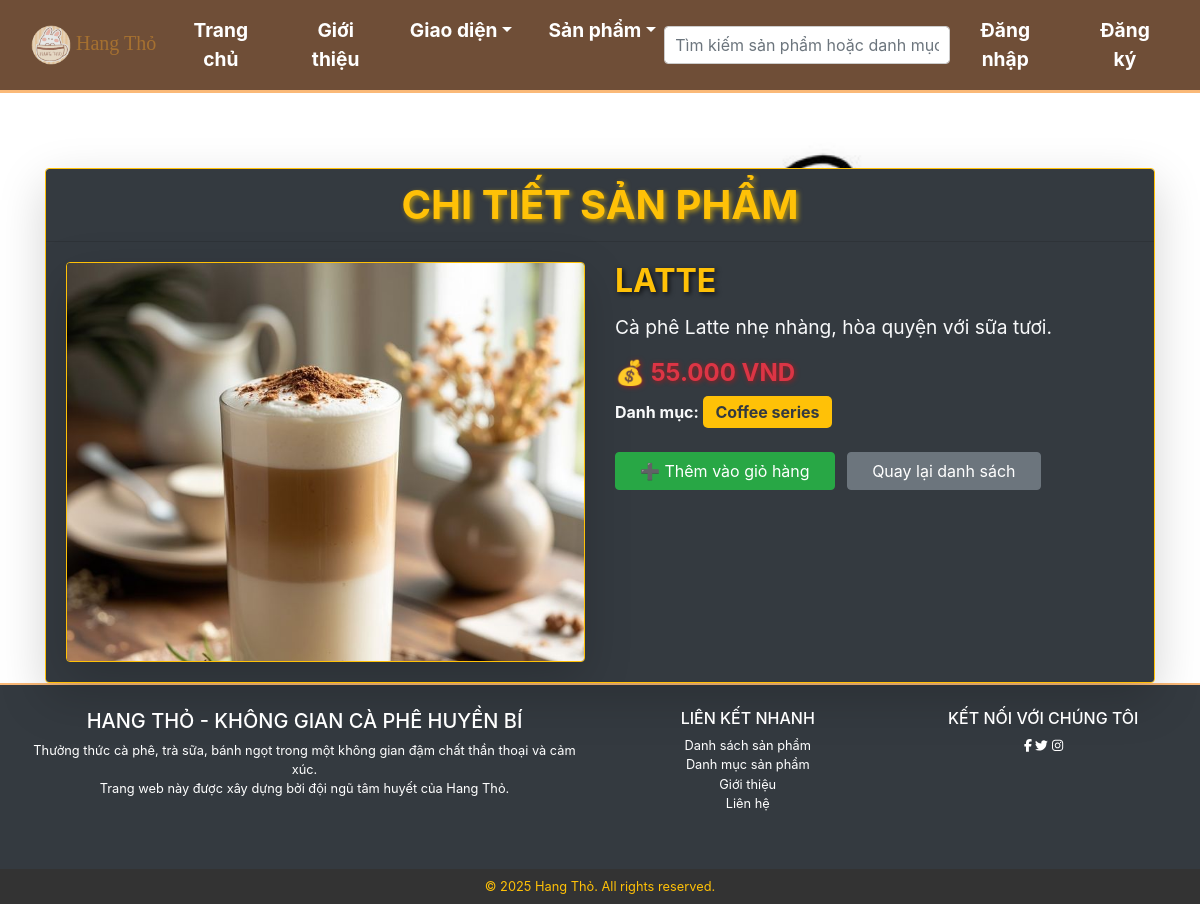
Screenshot of /Product/show/2 with the database file from the repository.
### tables this page shows
CREATE TABLE IF NOT EXISTS product (
  id INT NOT NULL AUTO_INCREMENT,
  name VARCHAR(100) NOT NULL,
  description TEXT,
  price DECIMAL(15,2) NOT NULL,
  image VARCHAR(255) DEFAULT NULL,
  category_id INT DEFAULT NULL,
  PRIMARY KEY (id),
  KEY category_id (category_id),
  CONSTRAINT product_ibfk_1 FOREIGN KEY (category_id) REFERENCES category (id) ON DELETE CASCADE
);

CREATE TABLE IF NOT EXISTS category (
  id INT NOT NULL AUTO_INCREMENT,
  name VARCHAR(100) NOT NULL,
  description TEXT,
  image VARCHAR(255) DEFAULT NULL,
  PRIMARY KEY (id)
);

### index.php (called while the page is built, shortened)
<?php
require_once 'app/config/Database.php';
require_once 'app/models/ProductModel.php';
$url = $_GET['url'] ?? '';
$url = rtrim($url, '/');
$url = filter_var($url, FILTER_SANITIZE_URL);
$url = explode('/', $url);
$database = new Database();
$db = $database->getConnection();
$controllerName = isset($url[0]) && $url[0] != '' ? ucfirst($url[0]) . 'Controller' : 'DefaultController';
if ($controllerName == "CategoryController" || $controllerName == "ProductController") {
    $controller = new $controllerName($db);
} else {
    $controller = new $controllerName();
}
$action = isset($url[1]) && $url[1] != '' ? $url[1] : 'index';
call_user_func_array([$controller, $action], array_slice($url, 2));
?>

### app/config/database.php (called while the page is built, shortened)
<?php
class Database
{
    private $host = "localhost";
    private $db_name = "hangtho";
    private $username = "root";
    private $password = "";
    public function getConnection()
    {
        $this->conn = null;
        try {
            $this->conn = new PDO("mysql:host=" . $this->host . ";dbname=" . $this->db_name, $this->username, $this->password);
            $this->conn->exec("set names utf8");
        } catch (PDOException $exception) {
            echo "Connection error: " . $exception->getMessage();
        }
        return $this->conn;
    }
}

### app/models/ProductModel.php (called while the page is built, shortened)
<?php
class ProductModel
{
    private $conn;
    private $table_name = "product";
    public function __construct($db)
    {
        $this->conn = $db;
    }
    public function getProductById($id)
    {
        $query = "SELECT p.*, c.name as category_name
FROM " . $this->table_name . " p
LEFT JOIN category c ON p.category_id = c.id
WHERE p.id = :id";
        $stmt = $this->conn->prepare($query);
        $stmt->bindParam(':id', $id);
        $stmt->execute();
        $result = $stmt->fetch(PDO::FETCH_OBJ);
        return $result;
    }
}

### app/views/product/show.php (the view, shortened to what this page needs)
<?php
include 'app/views/shares/header.php';
?>
<main class="container mt-5 flex-grow-1 d-flex flex-column main-content">
    <div class="card shadow-lg border border-warning">
        <div class="card-header bg-dark text-warning text-center">
            <h2 class="mb-0">Chi Tiết Sản Phẩm</h2>
        </div>
        <div class="card-body bg-dark text-light">
            <?php if ($product): ?>
            <div class="row">
                <div class="col-md-6">
                    <?php if ($product->image): ?>
                        <img src="/hangtho/<?php echo htmlspecialchars($product->image, ENT_QUOTES, 'UTF-8'); ?>"
                             class="img-fluid rounded border border-warning shadow-lg"
                             alt="<?php echo htmlspecialchars($product->name, ENT_QUOTES, 'UTF-8'); ?>">
                    <?php else: ?>
                        <img src="/hangtho/images/no-image.png" class="img-fluid rounded border border-warning" alt="Không có ảnh">
                    <?php endif; ?>
                </div>
                <div class="col-md-6">
                    <h3 class="card-title text-warning font-weight-bold"><?php echo htmlspecialchars($product->name, ENT_QUOTES, 'UTF-8'); ?></h3>
                    <p class="card-text"><?php echo nl2br(htmlspecialchars($product->description, ENT_QUOTES, 'UTF-8')); ?></p>
                    <p class="text-danger font-weight-bold h4">💰 <?php echo number_format($product->price, 0, ',', '.'); ?> VND</p>
                    <p><strong>Danh mục:</strong>
                        <span class="badge bg-warning text-dark"><?php echo !empty($product->category_name) ? htmlspecialchars($product->category_name, ENT_QUOTES, 'UTF-8') : 'Chưa có danh mục'; ?></span>
                    </p>
                    <div class="mt-4">
                        <a href="/hangtho/Product/addToCart/<?php echo $product->id; ?>" class="btn btn-success px-4">➕ Thêm vào giỏ hàng</a>
                        <a href="/hangtho/Product/list" class="btn btn-secondary px-4 ml-2">Quay lại danh sách</a>
                    </div>
                </div>
            </div>
            <?php else: ?>
            <div class="alert alert-danger text-center">
                <h4>Không tìm thấy sản phẩm!</h4>
            </div>
            <?php endif; ?>
        </div>
    </div>
</main>
<?php include 'app/views/shares/footer.php'; ?>

### public/css/style.css (style rules this page uses)
* { margin: 0; padding: 0; box-sizing: border-box; }
body { background-size: cover; background-attachment: fixed; color: white; font-family: "Arial", sans-serif; display: flex; flex-direction: column; min-height: 100vh; }
.container { flex: 1; }
.main-content { flex: 1; margin-top: 60px; display: flex; flex-direction: column; }

### public/css/show.css (style rules this page uses)
.main-content { padding-top: 30px; flex: 1; }
h2.mb-0 { font-size: 2.5rem; font-weight: bold; text-transform: uppercase; text-shadow: 2px 2px 5px rgba(255, 204, 0, 0.6); }
.card { border-radius: 15px; overflow: hidden; transition: all 0.3s ease-in-out; background-color: #6F4E37; }
.card-title { font-size: 2rem; font-weight: bold; text-transform: uppercase; color: #ffcc00; text-shadow: 2px 2px 5px rgba(0, 0, 0, 0.7); }
.img-fluid { width: 100%; max-height: 400px; object-fit: cover; border-radius: 10px; transition: all 0.3s ease-in-out; }
.card-text { font-size: 1.2rem; line-height: 1.6; }
.text-danger { font-size: 1.5rem; font-weight: bold; text-shadow: 1px 1px 5px rgba(255, 0, 0, 0.5); }
.badge.bg-warning { font-size: 1rem; padding: 8px 12px; font-weight: bold; border-radius: 5px; }
.btn { font-size: 1.1rem; padding: 10px 20px; font-weight: bold; transition: all 0.3s ease-in-out; }
.btn-success { background-color: #28a745; border: 2px solid #1e7e34; }
.btn-secondary { background-color: #6c757d; border: 2px solid #495057; }

### rows the page displays
product: image+name (picture), name "LATTE", description "Cà phê Latte nhẹ nhàng, hòa quyện với sữa tươi.", price "55.000", category.name "Coffee series"
